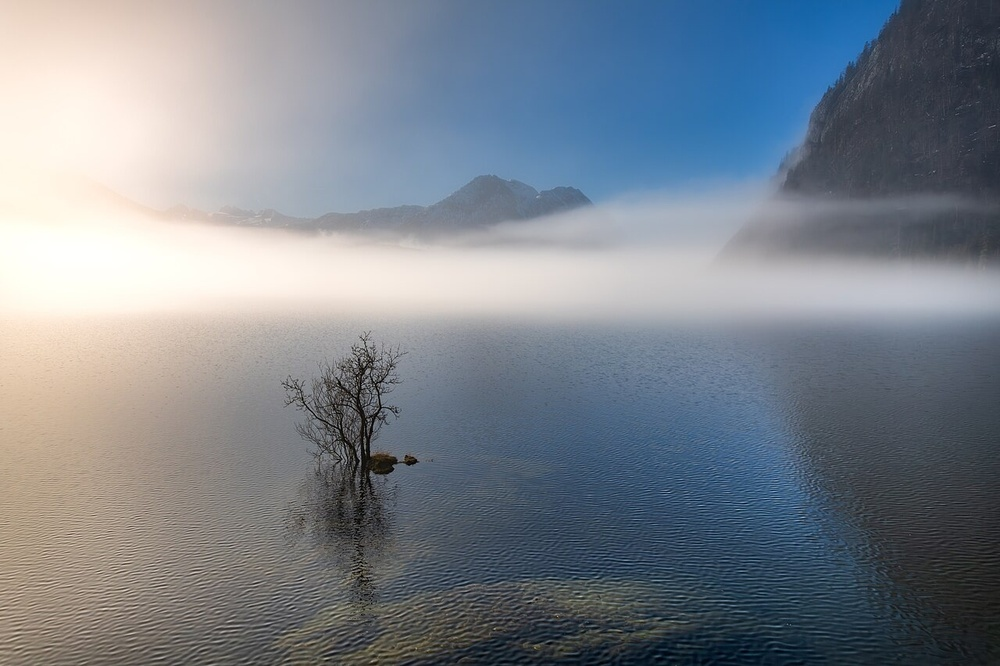
%> input picture projects/adaptive-dehazing/assets/lake-fog.jpg, 1000 x 666 px, shrunk from 1280 x 853 before the run
$ octave --eval "result = demo;"   (GNU Octave 9; MATLAB toolbox functions it lacks are replaced by stand-ins)
%> lines starting %> are read from the running program, lines starting %| are printed output that depends on the picture
### projects/adaptive-dehazing/src/adaptive_dehaze_image.m
function result = adaptive_dehaze_image(inputImage, options)
%ADAPTIVE_DEHAZE_IMAGE Scene-aware Retinex/DCP image dehazing.
%   RESULT = ADAPTIVE_DEHAZE_IMAGE(I) returns the restored image and the
%   intermediate variables used to explain the algorithm. I can be uint8,
%   uint16, single or double, grayscale or RGB.
%
%   The method has two complementary branches:
%     1) edge-preserving multi-scale Retinex for illumination/detail;
%     2) dark-channel atmospheric inversion for dense haze.
%   A soft sky/smooth-region mask and an automatically estimated haze score
%   control pixel-wise fusion, reducing the common DCP dark-sky artefact.

if nargin < 2, options = struct(); end
cfg = defaultOptions(options);
rgb = normalizeRgb(im2double(inputImage));
gray = rgb2gray(rgb);

[hazeScore, features] = estimateHaze(rgb, gray, cfg);
skyConfidence = estimateSkyConfidence(rgb, gray, cfg);
[retinexImage, illumination] = retinexBranch(rgb, hazeScore, cfg);
[dcpImage, darkChannel, transmissionRaw, transmission, atmosphere] = ...
    dcpBranch(rgb, hazeScore, cfg);

% Dense haze and textured non-sky regions benefit more from DCP. Smooth,
% bright upper regions are protected by the Retinex branch.
gradientMap = imgradient(gray, 'sobel');
edgeConfidence = robustNormalize(gradientMap, 5, 95);
globalDcpWeight = 0.18 + 0.52 * hazeScore;
fusionWeight = globalDcpWeight .* (1 - 0.78 * skyConfidence) .* ...
    (0.78 + 0.22 * edgeConfidence);
fusionWeight = guidedSmooth(fusionWeight, gray, cfg.fusionRadius, 0.01);
fusionWeight = min(max(fusionWeight, 0.05), 0.78);

fused = retinexImage .* (1 - fusionWeight) + dcpImage .* fusionWeight;
restorationStrength = 0.52 + 0.38 * hazeScore;
restored = rgb .* (1 - restorationStrength) + fused .* restorationStrength;
restored = restrainedLocalContrast(restored, hazeScore, cfg);
restored = softGrayWorld(restored, 0.15 + 0.30 * hazeScore);
restored = min(max(restored, 0), 1);

skyRatio = mean(skyConfidence(:) > 0.45);
if skyRatio > 0.12
    sceneType = '室外/天空场景';
elseif features.meanBrightness < 0.34
    sceneType = '低照度场景';
else
    sceneType = '一般场景';
end

result.input = rgb;
result.final = restored;
result.retinex = retinexImage;
result.dcp = dcpImage;
result.hazeScore = hazeScore;
result.hazeLevel = hazeLabel(hazeScore);
result.sceneType = sceneType;
result.features = features;
result.darkChannel = darkChannel;
result.transmissionRaw = transmissionRaw;
result.transmission = transmission;
result.illumination = illumination;
result.skyConfidence = skyConfidence;
result.fusionWeight = fusionWeight;
result.atmosphericLight = atmosphere;
end

function cfg = defaultOptions(options)
cfg.retinxScales = [0.025 0.09 0.24];
cfg.retinexWeights = [0.25 0.50 0.25];
cfg.guidedRadius = 8;
cfg.fusionRadius = 10;
cfg.epsilon = 1e-6;
cfg.clipLimit = 0.006;
names = fieldnames(options);
for i = 1:numel(names)
    cfg.(names{i}) = options.(names{i});
end
end

function rgb = normalizeRgb(image)
if ismatrix(image)
    rgb = repmat(image, 1, 1, 3);
elseif size(image, 3) >= 3
    rgb = image(:, :, 1:3);
else
    error('adaptive_dehaze_image:UnsupportedImage', '不支持该图像通道数。');
end
rgb(~isfinite(rgb)) = 0;
rgb = min(max(rgb, 0), 1);
end

function [score, f] = estimateHaze(rgb, gray, cfg)
dark = localDarkChannel(rgb, cfg);
hsvImage = rgb2hsv(rgb);
f.luminanceSpread = prctile(gray(:), 95) - prctile(gray(:), 5);
f.meanDarkChannel = mean(dark(:));
f.meanSaturation = mean(hsvImage(:, :, 2), 'all');
f.meanBrightness = mean(gray(:));
contrastCue = min(max((0.58 - f.luminanceSpread) / 0.48, 0), 1);
darkCue = min(max((f.meanDarkChannel - 0.08) / 0.55, 0), 1);
desaturationCue = min(max((0.48 - f.meanSaturation) / 0.42, 0), 1);
score = 0.46 * contrastCue + 0.37 * darkCue + 0.17 * desaturationCue;
score = min(max(score, 0), 1);
end

function label = hazeLabel(score)
if score < 0.34
    label = '轻雾';
elseif score < 0.67
    label = '中雾';
else
    label = '浓雾';
end
end

function dark = localDarkChannel(rgb, cfg)
patch = max(7, min(25, 2 * floor(min(size(rgb, 1), size(rgb, 2)) / 90) + 1));
dark = imerode(min(rgb, [], 3), strel('square', patch));
if nargin > 1 && isfield(cfg, 'darkPatchSize')
    patch = max(3, 2 * floor(cfg.darkPatchSize / 2) + 1);
    dark = imerode(min(rgb, [], 3), strel('square', patch));
end
end

function sky = estimateSkyConfidence(rgb, gray, cfg)
[height, width, ~] = size(rgb);
hsvImage = rgb2hsv(rgb);
saturation = hsvImage(:, :, 2);
brightness = hsvImage(:, :, 3);
gradientMap = imgradient(gray, 'sobel');
gradientScale = prctile(gradientMap(:), 80) + cfg.epsilon;
smoothness = exp(-gradientMap / gradientScale);
[y, ~] = ndgrid(linspace(0, 1, height), 1:width);
upperPrior = max(0, 1 - y / 0.72) .^ 0.7;
brightCue = min(max((brightness - 0.42) / 0.40, 0), 1);
lowSaturationCue = min(max((0.38 - saturation) / 0.32, 0), 1);
blueCue = min(max((rgb(:, :, 3) - rgb(:, :, 1) + 0.08) / 0.22, 0), 1);
sky = upperPrior .* smoothness .* brightCue .* ...
    (0.65 * lowSaturationCue + 0.35 * blueCue);
sky = imgaussfilt(sky, max(1, round(min(height, width) / 180)), ...
    'Padding', 'replicate');
sky = min(max(sky, 0), 1);
end

function [output, illumination] = retinexBranch(rgb, hazeScore, cfg)
hsvImage = rgb2hsv(rgb);
value = hsvImage(:, :, 3);
responseFine = zeros(size(value));
responseGuided = zeros(size(value));
illumination = zeros(size(value));
for i = 1:numel(cfg.retinxScales)
    sigma = max(1, round(min(size(value)) * cfg.retinxScales(i)));
    base = imgaussfilt(value, sigma, 'Padding', 'replicate');
    smoothBase = guidedSmooth(base, value, cfg.guidedRadius, 0.008);
    responseFine = responseFine + cfg.retinexWeights(i) .* ...
        (log(value + cfg.epsilon) - log(base + cfg.epsilon));
    responseGuided = responseGuided + cfg.retinexWeights(i) .* ...
        (log(value + cfg.epsilon) - log(smoothBase + cfg.epsilon));
    illumination = illumination + cfg.retinexWeights(i) .* smoothBase;
end
response = 0.78 * responseFine + 0.22 * responseGuided;
newValue = robustNormalize(response, 1, 99);
local = adapthisteq(newValue, 'NumTiles', [8 8], ...
    'ClipLimit', min(0.012, cfg.clipLimit * (0.75 + 0.55 * hazeScore)));
newValue = (0.88 - 0.10 * hazeScore) * newValue + ...
    (0.12 + 0.10 * hazeScore) * local;
detail = newValue - imgaussfilt(newValue, 1.0, 'Padding', 'replicate');
detail = sign(detail) .* max(abs(detail) - 0.012, 0);
newValue = min(max(newValue + 0.22 * detail, 0), 1);
hsvImage(:, :, 2) = min(hsvImage(:, :, 2) .* ...
    (1 + 0.14 * hazeScore .* (1 - hsvImage(:, :, 2))), 0.96);
hsvImage(:, :, 3) = newValue;
output = hsv2rgb(hsvImage);
output = min(max(output, 0), 1);
end

function [output, dark, rawTransmission, transmission, atmosphere] = ...
        dcpBranch(rgb, hazeScore, cfg)
dark = localDarkChannel(rgb, cfg);
[~, order] = sort(dark(:), 'descend');
topCount = max(1, round(0.001 * numel(dark)));
pixels = reshape(rgb, [], 3);
candidates = pixels(order(1:topCount), :);
[~, index] = max(sum(candidates, 2));
atmosphere = min(max(candidates(index, :), 0.55), 0.98);
normalized = rgb ./ reshape(max(atmosphere, cfg.epsilon), 1, 1, 3);
omega = 0.84 + 0.10 * hazeScore;
rawTransmission = 1 - omega * localDarkChannel(normalized, cfg);
transmission = guidedSmooth(rawTransmission, rgb2gray(rgb), ...
    max(12, cfg.guidedRadius * 2), 0.0015);
floorValue = 0.22 - 0.07 * hazeScore;
transmission = min(max(transmission, floorValue), 1);
output = (rgb - reshape(atmosphere, 1, 1, 3)) ./ transmission + ...
    reshape(atmosphere, 1, 1, 3);
output = min(max(output, 0), 1);
end

function output = restrainedLocalContrast(rgb, hazeScore, cfg)
hsvImage = rgb2hsv(rgb);
value = hsvImage(:, :, 3);
local = adapthisteq(value, 'NumTiles', [8 8], ...
    'ClipLimit', min(0.010, cfg.clipLimit * (0.65 + 0.55 * hazeScore)));
strength = 0.05 + 0.10 * hazeScore;
hsvImage(:, :, 3) = (1 - strength) * value + strength * local;
output = hsv2rgb(hsvImage);
end

function output = softGrayWorld(rgb, strength)
channelMean = squeeze(mean(mean(rgb, 1), 2));
target = mean(channelMean);
gain = target ./ max(channelMean, 1e-4);
gain = min(max(gain, 0.88), 1.12);
gain = 1 + strength * (gain - 1);
output = rgb .* reshape(gain, 1, 1, 3);
end

function q = guidedSmooth(input, guide, radius, epsValue)
if exist('imguidedfilter', 'file') == 2
    side = 2 * radius + 1;
    q = imguidedfilter(input, guide, 'NeighborhoodSize', [side side], ...
        'DegreeOfSmoothing', epsValue);
    return;
end
kernel = ones(2 * radius + 1) / (2 * radius + 1)^2;
meanGuide = imfilter(guide, kernel, 'replicate');
meanInput = imfilter(input, kernel, 'replicate');
correlation = imfilter(guide .* input, kernel, 'replicate');
variance = imfilter(guide .* guide, kernel, 'replicate') - meanGuide .^ 2;
covariance = correlation - meanGuide .* meanInput;
a = covariance ./ (variance + epsValue);
b = meanInput - a .* meanGuide;
q = imfilter(a, kernel, 'replicate') .* guide + ...
    imfilter(b, kernel, 'replicate');
end

function value = robustNormalize(image, lowPercent, highPercent)
bounds = prctile(image(:), [lowPercent highPercent]);
if bounds(2) <= bounds(1) + eps
    value = mat2gray(image);
else
    value = (image - bounds(1)) / (bounds(2) - bounds(1));
end
value = min(max(value, 0), 1);
end

### projects/adaptive-dehazing/demo.m
function result = demo()
% Run the scene-aware algorithm on the credited lake photograph.
root = fileparts(mfilename('fullpath'));
addpath(fullfile(root, 'src'));
result = adaptive_dehaze_image(imread(fullfile(root, 'assets', 'lake-fog.jpg')));
%> in estimateHaze, `f.luminanceSpread = prctile(gray(:), 95) - prctile(gray(:), 5);`: f.luminanceSpread = 0.788
%> in estimateHaze, `f.meanDarkChannel = mean(dark(:));`: f.meanDarkChannel = 0.378
%> in estimateHaze, `f.meanSaturation = mean(hsvImage(:, :, 2), 'all');`: f.meanSaturation = 0.228
%> in estimateHaze, `f.meanBrightness = mean(gray(:));`: f.meanBrightness = 0.511
%> in estimateHaze, `contrastCue = min(max((0.58 - f.luminanceSpread) / 0.48, 0), 1);`: contrastCue = 0
%> in estimateHaze, `darkCue = min(max((f.meanDarkChannel - 0.08) / 0.55, 0), 1);`: darkCue = 0.542
%> in estimateHaze, `desaturationCue = min(max((0.48 - f.meanSaturation) / 0.42, 0), 1);`: desaturationCue = 0.6
%> in estimateHaze, `score = 0.46 * contrastCue + 0.37 * darkCue + 0.17 * desaturationCue;`: score = 0.303
%> in adaptive_dehaze_image, `[hazeScore, features] = estimateHaze(rgb, gray, cfg);`: features = {luminanceSpread 0.788, meanDarkChannel 0.378, meanSaturation 0.228, meanBrightness 0.511}
%> in estimateSkyConfidence, `gradientScale = prctile(gradientMap(:), 80) + cfg.epsilon;`: gradientScale = 0.222
%> after the loop in retinexBranch, `for i = 1:numel(cfg.retinxScales)`:
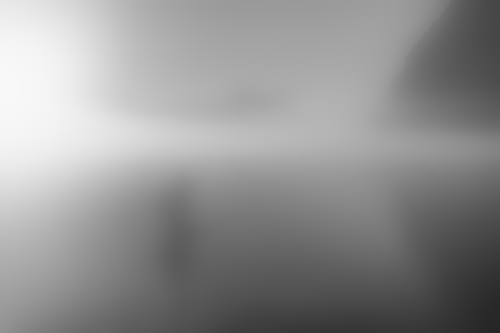
%> illumination: size 666x1000 double (shown at 1/2 size); min 0.151, max 0.975, mean 0.572
%> in robustNormalize, `bounds = prctile(image(:), [lowPercent highPercent]);`: bounds = [-0.659 0.349]
%> in dcpBranch, `candidates = pixels(order(1:topCount), :);`: candidates = 666 rows, first 12: [1 1 0.992; 1 1 0.992; 1 1 0.992; 1 1 0.992; 1 1 0.992; 1 1 0.992; 1 1 0.992; 1 1 0.992; 1 1 0.992; 1 1 0.992; 1 1 0.992; 1 1 0.992]
%> in dcpBranch, `[~, index] = max(sum(candidates, 2));`: index = 1
%> in dcpBranch, `atmosphere = min(max(candidates(index, :), 0.55), 0.98);`: atmosphere = [0.98 0.98 0.98]
%> in dcpBranch, `omega = 0.84 + 0.10 * hazeScore;`: omega = 0.87
%> in dcpBranch, `floorValue = 0.22 - 0.07 * hazeScore;`: floorValue = 0.199
%> in dcpBranch, `output = (rgb - reshape(atmosphere, 1, 1, 3)) ./ transmission + reshap..`:
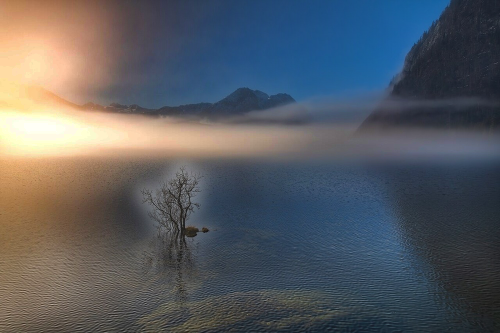
%> output: size 666x1000x3 double (shown at 1/2 size); mean R, G, B 0.318, 0.336, 0.364; drawn with min black and max white
%> in adaptive_dehaze_image, `[dcpImage, darkChannel, transmissionRaw, transmission, atmosphere] = d..`: atmosphere = [0.98 0.98 0.98]
%> call 2 of robustNormalize, with lowPercent = 5, highPercent = 95
%> in robustNormalize (call 2), `bounds = prctile(image(:), [lowPercent highPercent]);`: bounds = [0.00111 0.673]
%> in robustNormalize (call 2), `value = min(max(value, 0), 1);`:
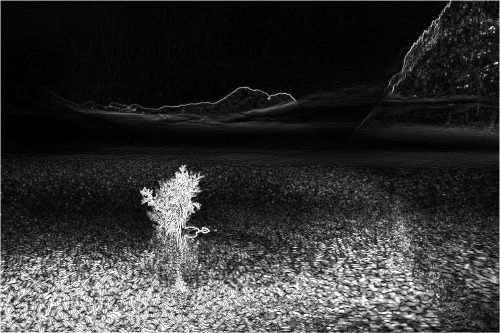
%> value: size 666x1000 double (shown at 1/2 size); min 0, max 1, mean 0.202
%> in adaptive_dehaze_image, `globalDcpWeight = 0.18 + 0.52 * hazeScore;`: globalDcpWeight = 0.337
%> in adaptive_dehaze_image, `fused = retinexImage .* (1 - fusionWeight) + dcpImage .* fusionWeight;`:
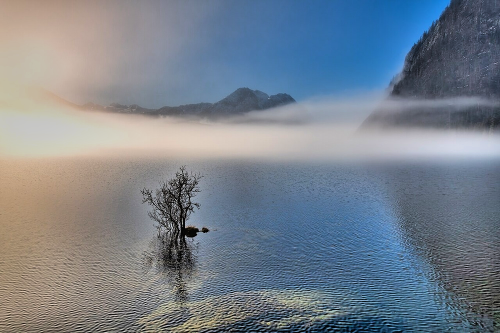
%> fused: size 666x1000x3 double (shown at 1/2 size); mean R, G, B 0.471, 0.51, 0.556
%> in adaptive_dehaze_image, `restorationStrength = 0.52 + 0.38 * hazeScore;`: restorationStrength = 0.635
%> in restrainedLocalContrast, `local = adapthisteq(value, 'NumTiles', [8 8], 'ClipLimit', min(0.010, ..`:
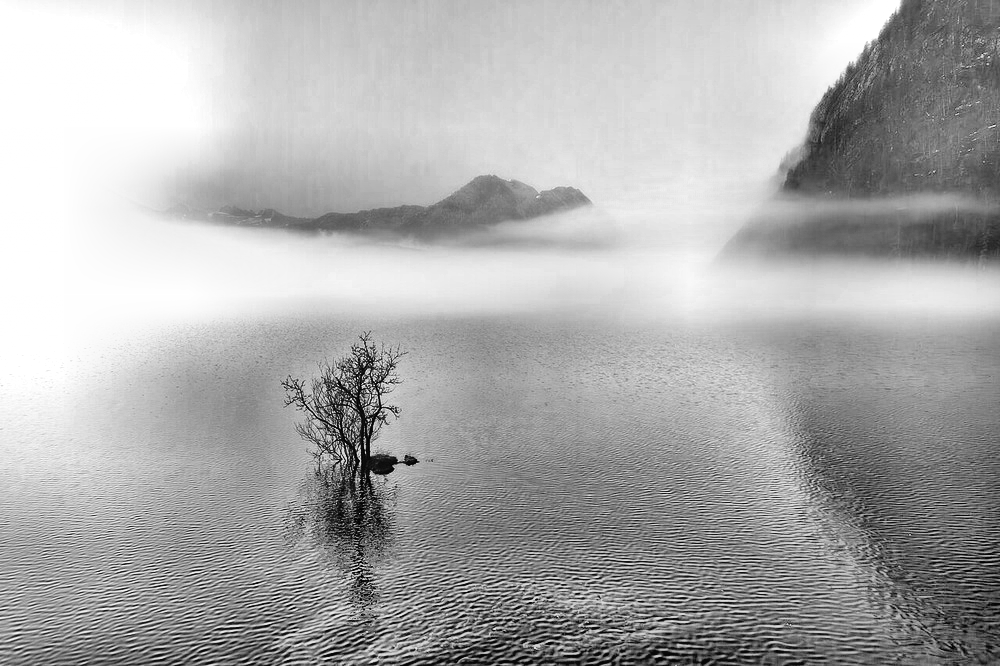
%> local: size 666x1000 double; min 0, max 1, mean 0.677
%> in restrainedLocalContrast, `strength = 0.05 + 0.10 * hazeScore;`: strength = 0.0803
%> in softGrayWorld, `channelMean = squeeze(mean(mean(rgb, 1), 2));`: channelMean = [0.482; 0.518; 0.561]
%> in softGrayWorld, `target = mean(channelMean);`: target = 0.52
%> in softGrayWorld, `gain = target ./ max(channelMean, 1e-4);`: gain = [1.08; 1; 0.928]
%> in softGrayWorld, `gain = 1 + strength * (gain - 1);`: gain = [1.02; 1; 0.983]
%> in adaptive_dehaze_image, `skyRatio = mean(skyConfidence(:) > 0.45);`: skyRatio = 0.0465
%> in adaptive_dehaze_image, `result.hazeScore = hazeScore;`: result.hazeScore = 0.303
%> in adaptive_dehaze_image, `result.hazeLevel = hazeLabel(hazeScore);`: result.hazeLevel = '轻雾'
%> in adaptive_dehaze_image, `result.features = features;`: result.features has the same summary as features
%> in adaptive_dehaze_image, `result.atmosphericLight = atmosphere;`: result.atmosphericLight = [0.98 0.98 0.98]
%> `result = demo;`: result = {hazeScore 0.303, atmosphericLight [0.98 0.98 0.98]}
if nargout == 0
    montage({result.input, result.final}, 'Size', [1 2]);
    title('Input / Adaptive fusion');
end
end

$ run again, with projects/adaptive-dehazing/assets/controlled-example.jpg copied over projects/adaptive-dehazing/assets/lake-fog.jpg
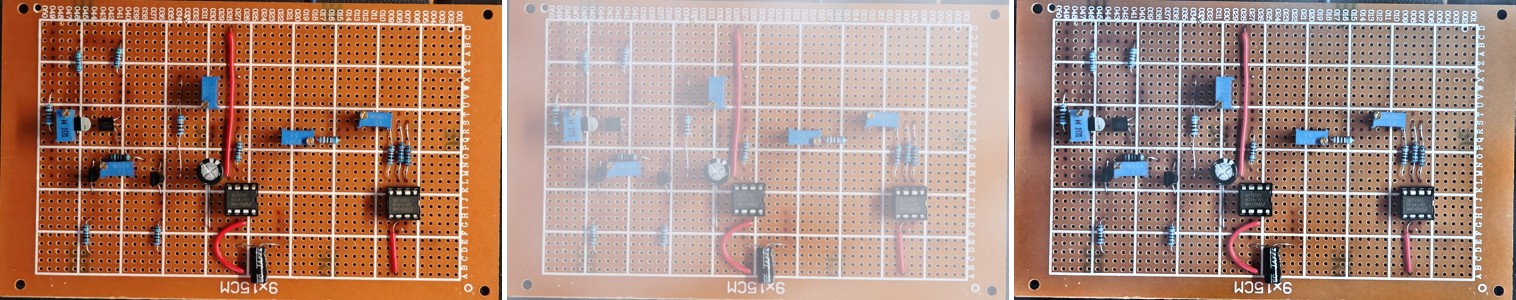
%> input picture projects/adaptive-dehazing/assets/controlled-example.jpg, 1516 x 300 px
%> f.luminanceSpread = 0.707
%> f.meanDarkChannel = 0.27
%> f.meanSaturation = 0.356
%> f.meanBrightness = 0.577
%> contrastCue = 0
%> darkCue = 0.345
%> desaturationCue = 0.296
%> score = 0.178
%> features = {luminanceSpread 0.707, meanDarkChannel 0.27, meanSaturation 0.356, meanBrightness 0.577}
%> gradientScale = 0.99
%> after the loop in retinexBranch, `for i = 1:numel(cfg.retinxScales)`:
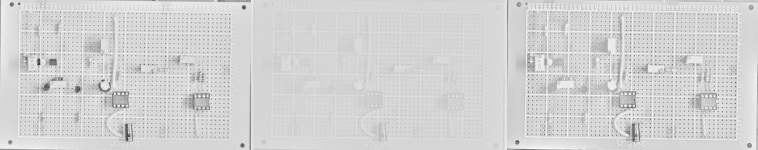
%> responseFine: size 300x1516 double (shown at 1/2 size); min -4.29, max 0.851, mean -0.0252; drawn with min black and max white
%> bounds = [-1.5 0.512]
%> candidates = 455 rows, first 12: [0.878 0.878 0.91; 0.851 0.851 0.89; 0.886 0.882 0.914; 0.918 0.906 0.933; 0.863 0.843 0.867; 0.843 0.847 0.867; 0.871 0.867 0.89; 0.894 0.894 0.925; 0.871 0.871 0.902; 0.871 0.871 0.902; 0.855 0.851 0.875; 0.847 0.843 0.867]
%> index = 184
%> in dcpBranch, `atmosphere = min(max(candidates(index, :), 0.55), 0.98);`: atmosphere = [0.949 0.941 0.961]
%> omega = 0.858
%> floorValue = 0.208
%> in adaptive_dehaze_image, `[dcpImage, darkChannel, transmissionRaw, transmission, atmosphere] = d..`: atmosphere = [0.949 0.941 0.961]
%> globalDcpWeight = 0.272
%> restorationStrength = 0.588
%> in restrainedLocalContrast, `value = hsvImage(:, :, 3);`:
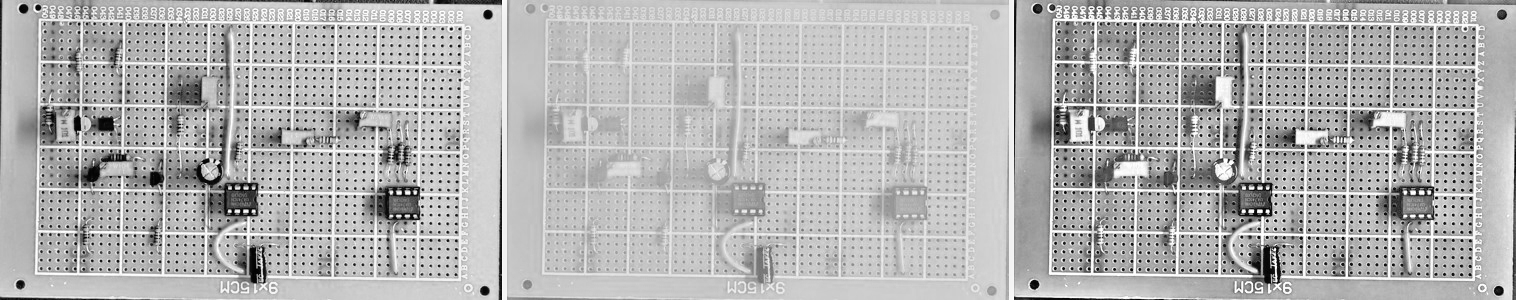
%> value: size 300x1516 double; min 0.00323, max 1, mean 0.705
%> strength = 0.0678
%> channelMean = [0.693; 0.541; 0.475]
%> target = 0.57
%> in softGrayWorld, `gain = target ./ max(channelMean, 1e-4);`: gain = [0.822; 1.05; 1.2]
%> in softGrayWorld, `gain = min(max(gain, 0.88), 1.12);`: gain = [0.88; 1.05; 1.12]
%> in softGrayWorld, `gain = 1 + strength * (gain - 1);`: gain = [0.976; 1.01; 1.02]
%> skyRatio = 0.0417
%> result.hazeScore = 0.178
%> result.hazeLevel = '轻雾'
%> result.features has the same summary as features
%> result.atmosphericLight = [0.949 0.941 0.961]
%> result = {hazeScore 0.178, atmosphericLight [0.949 0.941 0.961]}
